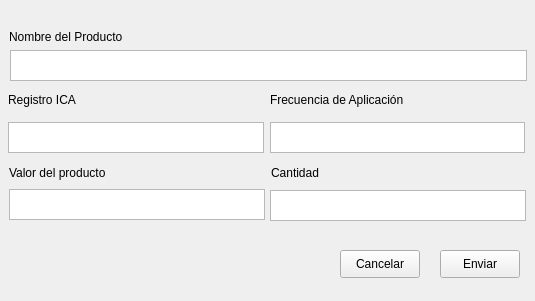
<?xml version="1.0" encoding="UTF-8"?>
<ui version="4.0">
 <class>Form</class>
 <widget class="QWidget" name="Form">
  <property name="geometry">
   <rect>
    <x>0</x>
    <y>0</y>
    <width>535</width>
    <height>301</height>
   </rect>
  </property>
  <property name="windowTitle">
   <string>Form</string>
  </property>
  <widget class="QPushButton" name="pushButton_enviar">
   <property name="geometry">
    <rect>
     <x>440</x>
     <y>250</y>
     <width>80</width>
     <height>28</height>
    </rect>
   </property>
   <property name="text">
    <string>Enviar</string>
   </property>
  </widget>
  <widget class="QLabel" name="label_2">
   <property name="geometry">
    <rect>
     <x>9</x>
     <y>27</y>
     <width>171</width>
     <height>20</height>
    </rect>
   </property>
   <property name="text">
    <string>Nombre del Producto</string>
   </property>
  </widget>
  <widget class="QPlainTextEdit" name="plainTextEdit_registro_ICA">
   <property name="geometry">
    <rect>
     <x>8</x>
     <y>122</y>
     <width>256</width>
     <height>31</height>
    </rect>
   </property>
  </widget>
  <widget class="QPlainTextEdit" name="plainTextEdit_valor">
   <property name="geometry">
    <rect>
     <x>9</x>
     <y>189</y>
     <width>256</width>
     <height>31</height>
    </rect>
   </property>
  </widget>
  <widget class="QLabel" name="label_4">
   <property name="geometry">
    <rect>
     <x>9</x>
     <y>163</y>
     <width>139</width>
     <height>20</height>
    </rect>
   </property>
   <property name="text">
    <string>Valor del producto</string>
   </property>
  </widget>
  <widget class="QLabel" name="label">
   <property name="geometry">
    <rect>
     <x>8</x>
     <y>90</y>
     <width>94</width>
     <height>20</height>
    </rect>
   </property>
   <property name="text">
    <string>Registro ICA</string>
   </property>
  </widget>
  <widget class="QPlainTextEdit" name="plainTextEdit_nombre">
   <property name="geometry">
    <rect>
     <x>10</x>
     <y>50</y>
     <width>517</width>
     <height>31</height>
    </rect>
   </property>
  </widget>
  <widget class="QPlainTextEdit" name="plainTextEdit_frecuencia">
   <property name="geometry">
    <rect>
     <x>270</x>
     <y>122</y>
     <width>255</width>
     <height>31</height>
    </rect>
   </property>
  </widget>
  <widget class="QLabel" name="label_3">
   <property name="geometry">
    <rect>
     <x>270</x>
     <y>90</y>
     <width>191</width>
     <height>20</height>
    </rect>
   </property>
   <property name="text">
    <string>Frecuencia de Aplicación</string>
   </property>
  </widget>
  <widget class="QLabel" name="label_5">
   <property name="geometry">
    <rect>
     <x>271</x>
     <y>163</y>
     <width>68</width>
     <height>20</height>
    </rect>
   </property>
   <property name="text">
    <string>Cantidad</string>
   </property>
  </widget>
  <widget class="QPlainTextEdit" name="plainTextEdit_cantidad">
   <property name="geometry">
    <rect>
     <x>270</x>
     <y>190</y>
     <width>256</width>
     <height>31</height>
    </rect>
   </property>
  </widget>
  <widget class="QPushButton" name="pushButton_cancelar">
   <property name="geometry">
    <rect>
     <x>340</x>
     <y>250</y>
     <width>80</width>
     <height>28</height>
    </rect>
   </property>
   <property name="text">
    <string>Cancelar</string>
   </property>
  </widget>
 </widget>
 <resources/>
 <connections/>
</ui>
